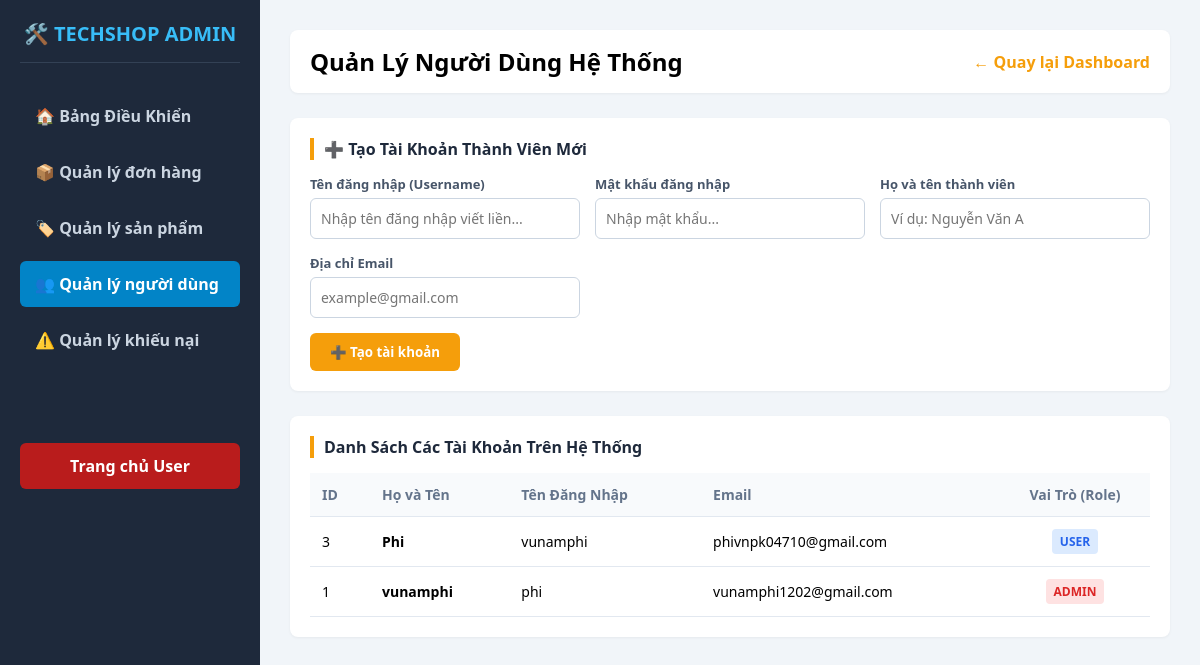
The page /admin/users.php (signed in) on the database its author committed.
### tables this page shows
CREATE TABLE `users` (
  `id` int(11) NOT NULL,
  `full_name` varchar(100) NOT NULL COMMENT 'Họ và tên người dùng',
  `email` varchar(150) NOT NULL,
  `username` varchar(50) NOT NULL,
  `password` varchar(255) NOT NULL COMMENT 'Mật khẩu đã mã hóa bằng password_hash',
  `role` varchar(20) NOT NULL DEFAULT 'user' COMMENT 'Vai trò: admin hoặc user',
  `reset_token` varchar(255) DEFAULT NULL,
  `reset_expires` datetime DEFAULT NULL,
  `created_at` datetime NOT NULL DEFAULT current_timestamp()
);

### db_utils.php (called while the page is built, shortened)
<?php
class DB_UTILS
{
    public $connection;
    public function __construct()
    {
        $db = new Database();
        $this->connection = $db->getConnection();
    }
    function getAll($sql, $params = [])
    {
        $conn = $this->connection;
        $stmt = $conn->prepare($sql);
        $stmt->execute($params);
        return $stmt->fetchAll(PDO::FETCH_ASSOC);
    }
}

### admin/users.php (the view, shortened to what this page needs)
<?php
require_once "../db_utils.php";
$db = new DB_UTILS();
$users = $db->getAll("SELECT id, full_name, email, username, role FROM users ORDER BY id DESC");
?>
<!DOCTYPE html>
<html lang="vi">
<head>
</head>
<body>
    <div class="sidebar">
        <h2>🛠️ TECHSHOP ADMIN</h2>
        <a href="index.php">🏠 Bảng Điều Khiển</a>
        <a href="orders.php">📦 Quản lý đơn hàng</a>
        <a href="products.php">🏷️ Quản lý sản phẩm</a>
        <a href="users.php" class="active">👥 Quản lý người dùng</a>
        <a href="reports.php">⚠️ Quản lý khiếu nại</a>
        <a href="../index.php" style="margin-top: 80px; background: #b91c1c; text-align: center; color: white;">Trang
            chủ User</a>
    </div>
    <div class="main-content">
        <div class="header-panel">
            <h2>Quản Lý Người Dùng Hệ Thống</h2>
            <a href="index.php" style="text-decoration:none; color:#f59e0b; font-weight:bold;">← Quay lại Dashboard</a>
        </div>
        <div class="card">
            <h3>➕ Tạo Tài Khoản Thành Viên Mới </h3>
            <form method="POST">
                <div class="form-grid">
                    <div class="form-group">
                        <label>Tên đăng nhập (Username)</label>
                        <input type="text" name="username" placeholder="Nhập tên đăng nhập viết liền..." required>
                    </div>
                    <div class="form-group">
                        <label>Mật khẩu đăng nhập</label>
                        <input type="password" name="password" placeholder="Nhập mật khẩu..." required>
                    </div>
                    <div class="form-group">
                        <label>Họ và tên thành viên</label>
                        <input type="text" name="full_name" placeholder="Ví dụ: Nguyễn Văn A" required>
                    </div>
                    <div class="form-group">
                        <label>Địa chỉ Email</label>
                        <input type="email" name="email" placeholder="example@gmail.com" required>
                    </div>
                </div>
                <button type="submit" class="btn-add">➕ Tạo tài khoản</button>
            </form>
        </div>
        <div class="card">
            <h3>Danh Sách Các Tài Khoản Trên Hệ Thống</h3>
            <table>
                <tr>
                    <th style="width: 60px;">ID</th>
                    <th>Họ và Tên</th>
                    <th>Tên Đăng Nhập</th>
                    <th>Email</th>
                    <th style="text-align: center; width: 150px;">Vai Trò (Role)</th>
                </tr>
                <?php foreach ($users as $u): ?>
                    <tr>
                        <td><?= htmlspecialchars($u['id']) ?></td>
                        <td><strong><?= htmlspecialchars($u['full_name']) ?></strong></td>
                        <td><?= htmlspecialchars($u['username']) ?></td>
                        <td><?= htmlspecialchars($u['email']) ?></td>
                        <td style="text-align: center;">
                            <?php if ($u['role'] === 'admin'): ?>
                                <span class="badge badge-admin">ADMIN</span>
                            <?php else: ?>
                                <span class="badge badge-user">USER</span>
                            <?php endif; ?>
                        </td>
                    </tr>
                <?php endforeach; ?>
            </table>
        </div>
    </div>
</body>
</html>

### admin/users.php (style rules this page uses)
* { box-sizing: border-box; margin: 0; padding: 0; font-family: 'Segoe UI', Arial, sans-serif; }
body { background: #f1f5f9; display: flex; min-height: 100vh; }
.sidebar { width: 260px; background: #1e293b; color: white; padding: 20px; position: fixed; height: 100vh; top: 0; left: 0; }
.sidebar h2 { font-size: 20px; margin-bottom: 30px; text-align: center; border-bottom: 1px solid #334155; padding-bottom: 15px; color: #38bdf8; }
.sidebar a { display: block; color: #cbd5e1; text-decoration: none; padding: 12px 15px; border-radius: 6px; margin-bottom: 10px; font-weight: bold; transition: all 0.2s; }
.sidebar a.active { background: #0284c7; color: white; }
.main-content { margin-left: 260px; flex: 1; padding: 30px; }
.header-panel { background: white; padding: 15px 20px; border-radius: 8px; margin-bottom: 25px; display: flex; justify-content: space-between; align-items: center; box-shadow: 0 1px 3px rgba(0, 0, 0, 0.05); }
.card { background: white; padding: 20px; border-radius: 8px; margin-bottom: 25px; box-shadow: 0 1px 3px rgba(0, 0, 0, 0.05); }
.card h3 { margin-bottom: 15px; color: #1e293b; font-size: 16px; border-left: 4px solid #f59e0b; padding-left: 10px; }
.form-grid { display: grid; grid-template-columns: repeat(auto-fit, minmax(200px, 1fr)); gap: 15px; }
.form-group { display: flex; flex-direction: column; gap: 5px; }
.form-group label { font-size: 13px; font-weight: 600; color: #475569; }
.form-group input { padding: 10px; border: 1px solid #cbd5e1; border-radius: 6px; outline: none; font-size: 14px; }
table { width: 100%; border-collapse: collapse; margin-top: 15px; }
th, td { padding: 12px; text-align: left; border-bottom: 1px solid #e2e8f0; font-size: 14px; }
th { background: #f8fafc; color: #64748b; font-weight: 600; }
.btn-add { background: #f59e0b; color: white; border: none; padding: 10px 20px; border-radius: 6px; cursor: pointer; font-weight: bold; margin-top: 15px; transition: background 0.2s; }
.badge { padding: 4px 8px; border-radius: 4px; font-weight: bold; font-size: 12px; display: inline-block; }
.badge-admin { background: #fee2e2; color: #dc2626; }
.badge-user { background: #dbeafe; color: #2563eb; }

### rows shown on the page
users: id "3", full_name "Phi", username "vunamphi", email "phivnpk04710@gmail.com", role "USER"
users: id "1", full_name "vunamphi", username "phi", email "vunamphi1202@gmail.com", role "ADMIN"
